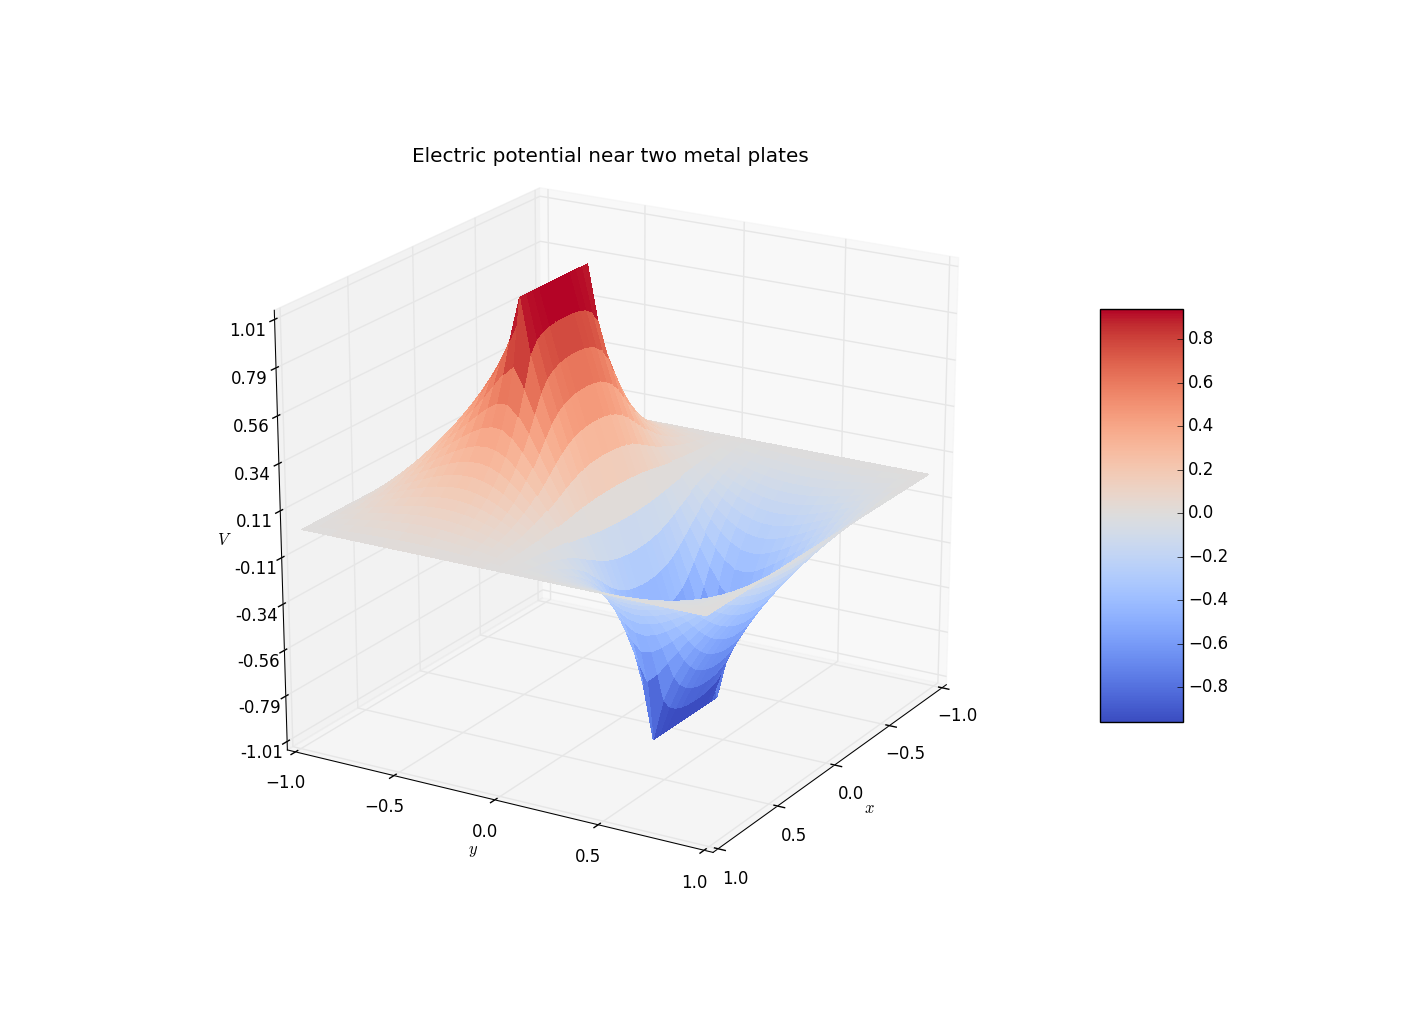

Here is the Python script that generated this plot:
import math
from mpl_toolkits.mplot3d import Axes3D
from matplotlib import cm
from matplotlib.ticker import LinearLocator, FormatStrFormatter
from matplotlib import pyplot
from matplotlib import numpy


X = numpy.arange(-1, 1, 0.05)
Y = numpy.arange(-1, 1, 0.05)
V = []
detV = 10000
end_detV = 1e-5 * len(X)


def update_V():
    global detV
    detV = 0
    for i in xrange(1, len(X) - 1):
        for j in xrange(1, len(Y) - 1):
            if (i==len(X)/3 or i==len(X)*2/3) and len(Y)/3<j<len(Y)*2/3:
                continue
            tmp = (V[i-1][j] + V[i+1][j] + V[i][j-1] + V[i][j+1]) / 4
            detV += numpy.abs(tmp - V[i][j])
            V[i][j] = tmp


# initialize V
V.append([0. for i in xrange(len(X))])
for i in xrange(1, len(X) - 1):
    tmp = [0.]
    for j in range(1, len(Y) - 1):
        if i==len(X)/3 and len(Y)/3<j<len(Y)*2/3:
            tmp.append(1.)
        elif i==len(X)*2/3 and len(Y)/3<j<len(Y)*2/3:
            tmp.append(-1.)
        else:
            tmp.append(0.)
    tmp.append(0.)
    V.append(tmp)
V.append([0. for i in xrange(len(X))])

while detV > end_detV:
    update_V()

X, Y = numpy.meshgrid(X, Y)

fig = pyplot.figure()
ax = fig.gca(projection='3d')
ax.set_title(r"Electric potential near two metal plates")
ax.set_xlabel(r'$x$')
ax.set_ylabel(r'$y$')
ax.set_zlabel(r'$V$')
surf = ax.plot_surface(X, Y, V, rstride=1, cstride=1, cmap=cm.coolwarm,
                       linewidth=0, antialiased=False)
ax.set_zlim(-1.01, 1.01)
ax.zaxis.set_major_locator(LinearLocator(10))
ax.zaxis.set_major_formatter(FormatStrFormatter('%.02f'))

fig.colorbar(surf, shrink=0.5, aspect=5)
pyplot.show()
